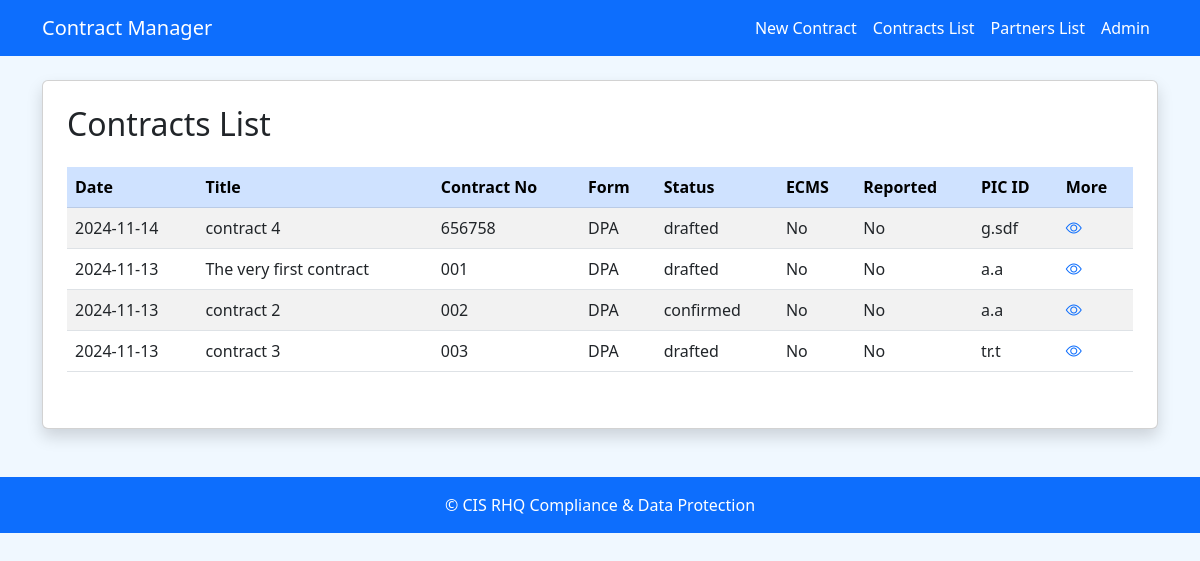
Before: /contract_list/ with the older database file.
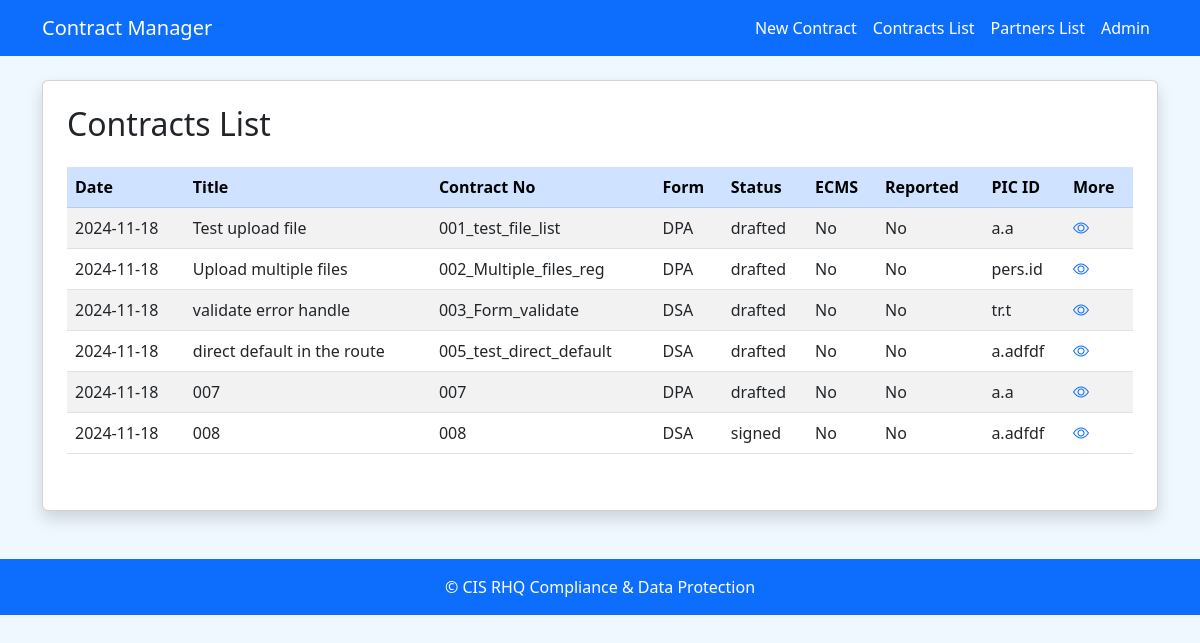
After: the same page with the newer database file.
### app/models.py (models this page shows)
class Contract(db.Model):
    __tablename__ = 'contracts'
    contract_id = mapped_column(Integer, primary_key=True, autoincrement=True)
    registration_date = mapped_column(Date, default=date.today)
    contract_title = mapped_column(String(100), nullable=False)
    contract_description = mapped_column(String(120))
    contract_no = mapped_column(String(50), nullable=False)
    contract_form = mapped_column(Boolean, nullable=False)  # True for DPA, False for DSA
    contract_status = mapped_column(String(20), nullable=False)
    partner_id = mapped_column(ForeignKey('partners.partner_id'), nullable=False) # ATTENTION: CHANGE TO FALSE WHEN PARTNER DB LOGIC IS READY!
    signed_date = mapped_column(Date)
    system_registered = mapped_column(Boolean, default=False)
    HQ_reported = mapped_column(Boolean, default=False)
    contract_folder = mapped_column(String(200))
    PIC_id = mapped_column(String(100))
    PIC_team = mapped_column(String(100))
    partner = relationship("Partner", back_populates="contracts")
    audits = relationship("Audit", back_populates="contract")

### app/route_main/routes.py (the view)
@bp.route('/contract_list/', methods=['GET'])
def contract_list():
    page = request.args.get('page', 1, type=int)
    contracts = db.paginate(db.select(Contract).order_by(Contract.registration_date.desc()), page=page, per_page=10)
    return render_template('contract_list.html', contracts=contracts)

### app/templates/contract_list.html (shortened to what this page needs)
{% extends 'base.html' %}
{% block content %}
<div class="card shadow p-4 mb-4">
    <h2 class="card-title mb-4">Contracts List</h2>
    <table class="table table-striped">
        <thead class="table-primary">
            <tr>
                <th>Date</th>
                <th>Title</th>
                <th>Contract No</th>
                <th>Form</th>
                <th>Status</th>
                <th>ECMS</th>
                <th>Reported</th>
                <th>PIC ID</th>
                <th>More</th>
            </tr>
        </thead>
        <tbody>
            {% for contract in contracts.items %}
            <tr>
                <td>{{ contract.registration_date.strftime('%Y-%m-%d') }}</td>
                <td>{{ contract.contract_title }}</td>
                <td>{{ contract.contract_no }}</td>
                <td>{{ 'DPA' if contract.contract_form else 'DSA' }}</td>
                <td>{{ contract.contract_status }}</td>
                <td>{{ 'Yes' if contract.system_registered else 'No' }}</td>
                <td>{{ 'Yes' if contract.HQ_reported else 'No' }}</td>
                <td>{{ contract.PIC_id }}</td>
                <td>
                    <a href="{{ url_for('route_main.contract_details', contract_id=contract.contract_id) }}">
                        <i class="bi bi-eye text-primary"></i>
                    </a>
                </td>
            </tr>
            {% endfor %}
        </tbody>
    </table>
    <nav>
    </nav>
</div>
{% endblock %}

### app/templates/base.html (shortened to what this page needs)
<!DOCTYPE html>
<html lang="en">
<head>
    <link href="https://cdn.jsdelivr.net/npm/bootstrap@5.3.0/dist/css/bootstrap.min.css" rel="stylesheet">
    <link rel="stylesheet" href="https://cdn.jsdelivr.net/npm/bootstrap-icons@1.11.3/font/bootstrap-icons.min.css">
    <link rel="stylesheet" href="{{ url_for('static', filename='styles.css') }}">
</head>
<body>
<nav class="navbar navbar-expand-lg navbar-dark bg-primary">
    <div class="container">
        <a class="navbar-brand" href="{{ url_for('route_main.contract_list') }}">Contract Manager</a>
        <div class="collapse navbar-collapse" id="navbarNav">
            <ul class="navbar-nav ms-auto">
                <li class="nav-item"><a class="nav-link" href="{{ url_for('route_main.new_contract') }}">New Contract</a></li>
                <li class="nav-item"><a class="nav-link" href="{{ url_for('route_main.contract_list') }}">Contracts List</a></li>
                <li class="nav-item"><a class="nav-link" href="{{ url_for('route_main.choose_partner') }}">Partners List</a></li>
                <li class="nav-item"><a class="nav-link" href="{{ url_for('route_main.temp_admin') }}">Admin</a></li>
            </ul>
        </div>
    </div>
</nav>
<div class="container mt-4">
    {% block content %}{% endblock %}
</div>
<footer class="bg-primary text-white text-center py-3 mt-5">
    <div class="container">
        <p class="mb-0">&copy; {{ current_year }} CIS RHQ Compliance &amp; Data Protection</p>
    </div>
</footer>
</body>
</html>

### app/static/styles.css (style rules this page uses)
body { background-color: #f0f8ff; }
.navbar, footer { background-color: #007bff; }
.container h1, h2 { color: #004085; }
.form-label, .nav-link { color: #ffffff; }

Changed rows visible on the page:
changed Contract: registration_date "2024-11-13" → "2024-11-18"; contract_title "The very first contract" → "Test upload file"; contract_no "001" → "001_test_file_list"
changed Contract: registration_date "2024-11-13" → "2024-11-18"; contract_title "contract 2" → "Upload multiple files"; contract_no "002" → "002_Multiple_files_reg"; contract_status "confirmed" → "drafted"; PIC_id "a.a" → "pers.id"
changed Contract "tr.t": registration_date "2024-11-13" → "2024-11-18"; contract_title "contract 3" → "validate error handle"; contract_no "003" → "003_Form_validate"; contract_form "DPA" → "DSA"
changed Contract: registration_date "2024-11-14" → "2024-11-18"; contract_title "contract 4" → "direct default in the route"; contract_no "656758" → "005_test_direct_default"; contract_form "DPA" → "DSA"; PIC_id "g.sdf" → "a.adfdf"; moves down the list
added Contract: registration_date "2024-11-18", contract_title "007", contract_no "007", contract_form "DPA", contract_status "drafted", system_registered "No", HQ_reported "No", PIC_id "a.a"
added Contract: registration_date "2024-11-18", contract_title "008", contract_no "008", contract_form "DSA", contract_status "signed", system_registered "No", HQ_reported "No", PIC_id "a.adfdf"
